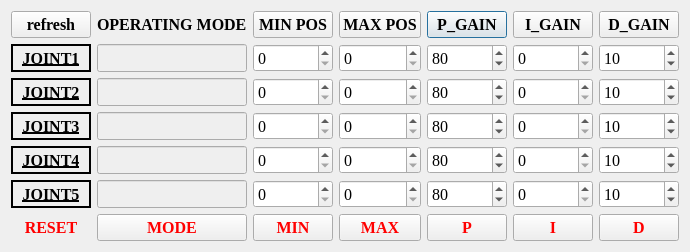
<?xml version="1.0" encoding="UTF-8"?>
<ui version="4.0">
 <class>SwitchModeDlg</class>
 <widget class="QDialog" name="SwitchModeDlg">
  <property name="geometry">
   <rect>
    <x>0</x>
    <y>0</y>
    <width>522</width>
    <height>192</height>
   </rect>
  </property>
  <property name="font">
   <font>
    <family>Times New Roman</family>
    <pointsize>12</pointsize>
    <weight>75</weight>
    <bold>true</bold>
   </font>
  </property>
  <property name="windowTitle">
   <string>Switch Mode</string>
  </property>
  <layout class="QGridLayout" name="gridLayout">
   <item row="4" column="0">
    <widget class="QLabel" name="label_5">
     <property name="sizePolicy">
      <sizepolicy hsizetype="Expanding" vsizetype="Expanding">
       <horstretch>0</horstretch>
       <verstretch>0</verstretch>
      </sizepolicy>
     </property>
     <property name="font">
      <font>
       <underline>true</underline>
      </font>
     </property>
     <property name="frameShape">
      <enum>QFrame::WinPanel</enum>
     </property>
     <property name="text">
      <string>JOINT4</string>
     </property>
     <property name="alignment">
      <set>Qt::AlignCenter</set>
     </property>
    </widget>
   </item>
   <item row="0" column="1">
    <widget class="QLabel" name="label_2">
     <property name="sizePolicy">
      <sizepolicy hsizetype="Expanding" vsizetype="Expanding">
       <horstretch>0</horstretch>
       <verstretch>0</verstretch>
      </sizepolicy>
     </property>
     <property name="text">
      <string>OPERATING MODE</string>
     </property>
    </widget>
   </item>
   <item row="5" column="0">
    <widget class="QLabel" name="label_6">
     <property name="sizePolicy">
      <sizepolicy hsizetype="Expanding" vsizetype="Expanding">
       <horstretch>0</horstretch>
       <verstretch>0</verstretch>
      </sizepolicy>
     </property>
     <property name="font">
      <font>
       <underline>true</underline>
      </font>
     </property>
     <property name="frameShape">
      <enum>QFrame::WinPanel</enum>
     </property>
     <property name="text">
      <string>JOINT5</string>
     </property>
     <property name="alignment">
      <set>Qt::AlignCenter</set>
     </property>
    </widget>
   </item>
   <item row="5" column="3">
    <widget class="QSpinBox" name="maxBox_5">
     <property name="sizePolicy">
      <sizepolicy hsizetype="Expanding" vsizetype="Expanding">
       <horstretch>0</horstretch>
       <verstretch>0</verstretch>
      </sizepolicy>
     </property>
     <property name="font">
      <font>
       <weight>50</weight>
       <bold>false</bold>
      </font>
     </property>
     <property name="maximum">
      <number>4095</number>
     </property>
    </widget>
   </item>
   <item row="2" column="5">
    <widget class="QSpinBox" name="iBox_2">
     <property name="sizePolicy">
      <sizepolicy hsizetype="Expanding" vsizetype="Expanding">
       <horstretch>0</horstretch>
       <verstretch>0</verstretch>
      </sizepolicy>
     </property>
     <property name="font">
      <font>
       <weight>50</weight>
       <bold>false</bold>
      </font>
     </property>
     <property name="maximum">
      <number>65536</number>
     </property>
    </widget>
   </item>
   <item row="1" column="1">
    <widget class="QLineEdit" name="lineEdit_mode1">
     <property name="enabled">
      <bool>false</bool>
     </property>
     <property name="sizePolicy">
      <sizepolicy hsizetype="Expanding" vsizetype="Expanding">
       <horstretch>0</horstretch>
       <verstretch>0</verstretch>
      </sizepolicy>
     </property>
     <property name="font">
      <font>
       <weight>50</weight>
       <bold>false</bold>
      </font>
     </property>
     <property name="readOnly">
      <bool>true</bool>
     </property>
    </widget>
   </item>
   <item row="2" column="2">
    <widget class="QSpinBox" name="minBox_2">
     <property name="sizePolicy">
      <sizepolicy hsizetype="Expanding" vsizetype="Expanding">
       <horstretch>0</horstretch>
       <verstretch>0</verstretch>
      </sizepolicy>
     </property>
     <property name="font">
      <font>
       <weight>50</weight>
       <bold>false</bold>
      </font>
     </property>
     <property name="maximum">
      <number>4095</number>
     </property>
    </widget>
   </item>
   <item row="2" column="3">
    <widget class="QSpinBox" name="maxBox_2">
     <property name="sizePolicy">
      <sizepolicy hsizetype="Expanding" vsizetype="Expanding">
       <horstretch>0</horstretch>
       <verstretch>0</verstretch>
      </sizepolicy>
     </property>
     <property name="font">
      <font>
       <weight>50</weight>
       <bold>false</bold>
      </font>
     </property>
     <property name="maximum">
      <number>4095</number>
     </property>
    </widget>
   </item>
   <item row="3" column="0">
    <widget class="QLabel" name="label_4">
     <property name="sizePolicy">
      <sizepolicy hsizetype="Expanding" vsizetype="Expanding">
       <horstretch>0</horstretch>
       <verstretch>0</verstretch>
      </sizepolicy>
     </property>
     <property name="font">
      <font>
       <underline>true</underline>
      </font>
     </property>
     <property name="frameShape">
      <enum>QFrame::WinPanel</enum>
     </property>
     <property name="text">
      <string>JOINT3</string>
     </property>
     <property name="alignment">
      <set>Qt::AlignCenter</set>
     </property>
    </widget>
   </item>
   <item row="3" column="3">
    <widget class="QSpinBox" name="maxBox_3">
     <property name="sizePolicy">
      <sizepolicy hsizetype="Expanding" vsizetype="Expanding">
       <horstretch>0</horstretch>
       <verstretch>0</verstretch>
      </sizepolicy>
     </property>
     <property name="font">
      <font>
       <weight>50</weight>
       <bold>false</bold>
      </font>
     </property>
     <property name="maximum">
      <number>4095</number>
     </property>
    </widget>
   </item>
   <item row="1" column="0">
    <widget class="QLabel" name="label">
     <property name="sizePolicy">
      <sizepolicy hsizetype="Expanding" vsizetype="Expanding">
       <horstretch>0</horstretch>
       <verstretch>0</verstretch>
      </sizepolicy>
     </property>
     <property name="font">
      <font>
       <underline>true</underline>
      </font>
     </property>
     <property name="frameShape">
      <enum>QFrame::WinPanel</enum>
     </property>
     <property name="text">
      <string>JOINT1</string>
     </property>
     <property name="alignment">
      <set>Qt::AlignCenter</set>
     </property>
    </widget>
   </item>
   <item row="5" column="2">
    <widget class="QSpinBox" name="minBox_5">
     <property name="sizePolicy">
      <sizepolicy hsizetype="Expanding" vsizetype="Expanding">
       <horstretch>0</horstretch>
       <verstretch>0</verstretch>
      </sizepolicy>
     </property>
     <property name="font">
      <font>
       <weight>50</weight>
       <bold>false</bold>
      </font>
     </property>
     <property name="maximum">
      <number>4095</number>
     </property>
    </widget>
   </item>
   <item row="3" column="1">
    <widget class="QLineEdit" name="lineEdit_mode3">
     <property name="enabled">
      <bool>false</bool>
     </property>
     <property name="sizePolicy">
      <sizepolicy hsizetype="Expanding" vsizetype="Expanding">
       <horstretch>0</horstretch>
       <verstretch>0</verstretch>
      </sizepolicy>
     </property>
     <property name="font">
      <font>
       <weight>50</weight>
       <bold>false</bold>
      </font>
     </property>
     <property name="readOnly">
      <bool>true</bool>
     </property>
    </widget>
   </item>
   <item row="4" column="1">
    <widget class="QLineEdit" name="lineEdit_mode4">
     <property name="enabled">
      <bool>false</bool>
     </property>
     <property name="sizePolicy">
      <sizepolicy hsizetype="Expanding" vsizetype="Expanding">
       <horstretch>0</horstretch>
       <verstretch>0</verstretch>
      </sizepolicy>
     </property>
     <property name="font">
      <font>
       <weight>50</weight>
       <bold>false</bold>
      </font>
     </property>
     <property name="readOnly">
      <bool>true</bool>
     </property>
    </widget>
   </item>
   <item row="2" column="0">
    <widget class="QLabel" name="label_3">
     <property name="sizePolicy">
      <sizepolicy hsizetype="Expanding" vsizetype="Expanding">
       <horstretch>0</horstretch>
       <verstretch>0</verstretch>
      </sizepolicy>
     </property>
     <property name="font">
      <font>
       <underline>true</underline>
      </font>
     </property>
     <property name="frameShape">
      <enum>QFrame::WinPanel</enum>
     </property>
     <property name="text">
      <string>JOINT2</string>
     </property>
     <property name="alignment">
      <set>Qt::AlignCenter</set>
     </property>
    </widget>
   </item>
   <item row="2" column="1">
    <widget class="QLineEdit" name="lineEdit_mode2">
     <property name="enabled">
      <bool>false</bool>
     </property>
     <property name="sizePolicy">
      <sizepolicy hsizetype="Expanding" vsizetype="Expanding">
       <horstretch>0</horstretch>
       <verstretch>0</verstretch>
      </sizepolicy>
     </property>
     <property name="font">
      <font>
       <weight>50</weight>
       <bold>false</bold>
      </font>
     </property>
     <property name="readOnly">
      <bool>true</bool>
     </property>
    </widget>
   </item>
   <item row="3" column="5">
    <widget class="QSpinBox" name="iBox_3">
     <property name="sizePolicy">
      <sizepolicy hsizetype="Expanding" vsizetype="Expanding">
       <horstretch>0</horstretch>
       <verstretch>0</verstretch>
      </sizepolicy>
     </property>
     <property name="font">
      <font>
       <weight>50</weight>
       <bold>false</bold>
      </font>
     </property>
     <property name="maximum">
      <number>65536</number>
     </property>
    </widget>
   </item>
   <item row="1" column="2">
    <widget class="QSpinBox" name="minBox_1">
     <property name="sizePolicy">
      <sizepolicy hsizetype="Expanding" vsizetype="Expanding">
       <horstretch>0</horstretch>
       <verstretch>0</verstretch>
      </sizepolicy>
     </property>
     <property name="font">
      <font>
       <weight>50</weight>
       <bold>false</bold>
      </font>
     </property>
     <property name="maximum">
      <number>4095</number>
     </property>
    </widget>
   </item>
   <item row="4" column="4">
    <widget class="QSpinBox" name="pBox_4">
     <property name="sizePolicy">
      <sizepolicy hsizetype="Expanding" vsizetype="Expanding">
       <horstretch>0</horstretch>
       <verstretch>0</verstretch>
      </sizepolicy>
     </property>
     <property name="font">
      <font>
       <weight>50</weight>
       <bold>false</bold>
      </font>
     </property>
     <property name="maximum">
      <number>999999999</number>
     </property>
     <property name="value">
      <number>80</number>
     </property>
    </widget>
   </item>
   <item row="3" column="4">
    <widget class="QSpinBox" name="pBox_3">
     <property name="sizePolicy">
      <sizepolicy hsizetype="Expanding" vsizetype="Expanding">
       <horstretch>0</horstretch>
       <verstretch>0</verstretch>
      </sizepolicy>
     </property>
     <property name="font">
      <font>
       <weight>50</weight>
       <bold>false</bold>
      </font>
     </property>
     <property name="maximum">
      <number>999999999</number>
     </property>
     <property name="value">
      <number>80</number>
     </property>
    </widget>
   </item>
   <item row="1" column="3">
    <widget class="QSpinBox" name="maxBox_1">
     <property name="sizePolicy">
      <sizepolicy hsizetype="Expanding" vsizetype="Expanding">
       <horstretch>0</horstretch>
       <verstretch>0</verstretch>
      </sizepolicy>
     </property>
     <property name="font">
      <font>
       <weight>50</weight>
       <bold>false</bold>
      </font>
     </property>
     <property name="maximum">
      <number>4095</number>
     </property>
    </widget>
   </item>
   <item row="0" column="4">
    <widget class="QPushButton" name="pBtn">
     <property name="sizePolicy">
      <sizepolicy hsizetype="Expanding" vsizetype="Expanding">
       <horstretch>0</horstretch>
       <verstretch>0</verstretch>
      </sizepolicy>
     </property>
     <property name="text">
      <string>P_GAIN</string>
     </property>
    </widget>
   </item>
   <item row="1" column="4">
    <widget class="QSpinBox" name="pBox_1">
     <property name="sizePolicy">
      <sizepolicy hsizetype="Expanding" vsizetype="Expanding">
       <horstretch>0</horstretch>
       <verstretch>0</verstretch>
      </sizepolicy>
     </property>
     <property name="font">
      <font>
       <weight>50</weight>
       <bold>false</bold>
      </font>
     </property>
     <property name="maximum">
      <number>999999999</number>
     </property>
     <property name="value">
      <number>80</number>
     </property>
    </widget>
   </item>
   <item row="4" column="5">
    <widget class="QSpinBox" name="iBox_4">
     <property name="sizePolicy">
      <sizepolicy hsizetype="Expanding" vsizetype="Expanding">
       <horstretch>0</horstretch>
       <verstretch>0</verstretch>
      </sizepolicy>
     </property>
     <property name="font">
      <font>
       <weight>50</weight>
       <bold>false</bold>
      </font>
     </property>
     <property name="maximum">
      <number>65536</number>
     </property>
    </widget>
   </item>
   <item row="2" column="6">
    <widget class="QSpinBox" name="dBox_2">
     <property name="sizePolicy">
      <sizepolicy hsizetype="Expanding" vsizetype="Expanding">
       <horstretch>0</horstretch>
       <verstretch>0</verstretch>
      </sizepolicy>
     </property>
     <property name="font">
      <font>
       <weight>50</weight>
       <bold>false</bold>
      </font>
     </property>
     <property name="maximum">
      <number>65536</number>
     </property>
     <property name="value">
      <number>10</number>
     </property>
    </widget>
   </item>
   <item row="0" column="0">
    <widget class="QPushButton" name="refreshBtn">
     <property name="sizePolicy">
      <sizepolicy hsizetype="Expanding" vsizetype="Expanding">
       <horstretch>0</horstretch>
       <verstretch>0</verstretch>
      </sizepolicy>
     </property>
     <property name="text">
      <string>refresh</string>
     </property>
     <property name="icon">
      <iconset resource="Resource.qrc">
       <normaloff>:/icons/refresh.ico</normaloff>:/icons/refresh.ico</iconset>
     </property>
    </widget>
   </item>
   <item row="0" column="5">
    <widget class="QPushButton" name="iBtn">
     <property name="sizePolicy">
      <sizepolicy hsizetype="Expanding" vsizetype="Expanding">
       <horstretch>0</horstretch>
       <verstretch>0</verstretch>
      </sizepolicy>
     </property>
     <property name="text">
      <string>I_GAIN</string>
     </property>
    </widget>
   </item>
   <item row="4" column="6">
    <widget class="QSpinBox" name="dBox_4">
     <property name="sizePolicy">
      <sizepolicy hsizetype="Expanding" vsizetype="Expanding">
       <horstretch>0</horstretch>
       <verstretch>0</verstretch>
      </sizepolicy>
     </property>
     <property name="font">
      <font>
       <weight>50</weight>
       <bold>false</bold>
      </font>
     </property>
     <property name="maximum">
      <number>65536</number>
     </property>
     <property name="value">
      <number>10</number>
     </property>
    </widget>
   </item>
   <item row="3" column="6">
    <widget class="QSpinBox" name="dBox_3">
     <property name="sizePolicy">
      <sizepolicy hsizetype="Expanding" vsizetype="Expanding">
       <horstretch>0</horstretch>
       <verstretch>0</verstretch>
      </sizepolicy>
     </property>
     <property name="font">
      <font>
       <weight>50</weight>
       <bold>false</bold>
      </font>
     </property>
     <property name="maximum">
      <number>65536</number>
     </property>
     <property name="value">
      <number>10</number>
     </property>
    </widget>
   </item>
   <item row="5" column="5">
    <widget class="QSpinBox" name="iBox_5">
     <property name="sizePolicy">
      <sizepolicy hsizetype="Expanding" vsizetype="Expanding">
       <horstretch>0</horstretch>
       <verstretch>0</verstretch>
      </sizepolicy>
     </property>
     <property name="font">
      <font>
       <weight>50</weight>
       <bold>false</bold>
      </font>
     </property>
     <property name="maximum">
      <number>65536</number>
     </property>
    </widget>
   </item>
   <item row="0" column="3">
    <widget class="QPushButton" name="maxBtn">
     <property name="sizePolicy">
      <sizepolicy hsizetype="Expanding" vsizetype="Expanding">
       <horstretch>0</horstretch>
       <verstretch>0</verstretch>
      </sizepolicy>
     </property>
     <property name="text">
      <string>MAX POS</string>
     </property>
    </widget>
   </item>
   <item row="5" column="1">
    <widget class="QLineEdit" name="lineEdit_mode5">
     <property name="enabled">
      <bool>false</bool>
     </property>
     <property name="sizePolicy">
      <sizepolicy hsizetype="Expanding" vsizetype="Expanding">
       <horstretch>0</horstretch>
       <verstretch>0</verstretch>
      </sizepolicy>
     </property>
     <property name="font">
      <font>
       <weight>50</weight>
       <bold>false</bold>
      </font>
     </property>
     <property name="readOnly">
      <bool>true</bool>
     </property>
    </widget>
   </item>
   <item row="2" column="4">
    <widget class="QSpinBox" name="pBox_2">
     <property name="sizePolicy">
      <sizepolicy hsizetype="Expanding" vsizetype="Expanding">
       <horstretch>0</horstretch>
       <verstretch>0</verstretch>
      </sizepolicy>
     </property>
     <property name="font">
      <font>
       <weight>50</weight>
       <bold>false</bold>
      </font>
     </property>
     <property name="maximum">
      <number>999999999</number>
     </property>
     <property name="value">
      <number>80</number>
     </property>
    </widget>
   </item>
   <item row="5" column="6">
    <widget class="QSpinBox" name="dBox_5">
     <property name="sizePolicy">
      <sizepolicy hsizetype="Expanding" vsizetype="Expanding">
       <horstretch>0</horstretch>
       <verstretch>0</verstretch>
      </sizepolicy>
     </property>
     <property name="font">
      <font>
       <weight>50</weight>
       <bold>false</bold>
      </font>
     </property>
     <property name="maximum">
      <number>65536</number>
     </property>
     <property name="value">
      <number>10</number>
     </property>
    </widget>
   </item>
   <item row="3" column="2">
    <widget class="QSpinBox" name="minBox_3">
     <property name="sizePolicy">
      <sizepolicy hsizetype="Expanding" vsizetype="Expanding">
       <horstretch>0</horstretch>
       <verstretch>0</verstretch>
      </sizepolicy>
     </property>
     <property name="font">
      <font>
       <weight>50</weight>
       <bold>false</bold>
      </font>
     </property>
     <property name="maximum">
      <number>4095</number>
     </property>
    </widget>
   </item>
   <item row="1" column="5">
    <widget class="QSpinBox" name="iBox_1">
     <property name="sizePolicy">
      <sizepolicy hsizetype="Expanding" vsizetype="Expanding">
       <horstretch>0</horstretch>
       <verstretch>0</verstretch>
      </sizepolicy>
     </property>
     <property name="font">
      <font>
       <weight>50</weight>
       <bold>false</bold>
      </font>
     </property>
     <property name="maximum">
      <number>65536</number>
     </property>
    </widget>
   </item>
   <item row="4" column="2">
    <widget class="QSpinBox" name="minBox_4">
     <property name="sizePolicy">
      <sizepolicy hsizetype="Expanding" vsizetype="Expanding">
       <horstretch>0</horstretch>
       <verstretch>0</verstretch>
      </sizepolicy>
     </property>
     <property name="font">
      <font>
       <weight>50</weight>
       <bold>false</bold>
      </font>
     </property>
     <property name="maximum">
      <number>4095</number>
     </property>
    </widget>
   </item>
   <item row="0" column="2">
    <widget class="QPushButton" name="minBtn">
     <property name="sizePolicy">
      <sizepolicy hsizetype="Expanding" vsizetype="Expanding">
       <horstretch>0</horstretch>
       <verstretch>0</verstretch>
      </sizepolicy>
     </property>
     <property name="text">
      <string>MIN POS</string>
     </property>
    </widget>
   </item>
   <item row="1" column="6">
    <widget class="QSpinBox" name="dBox_1">
     <property name="sizePolicy">
      <sizepolicy hsizetype="Expanding" vsizetype="Expanding">
       <horstretch>0</horstretch>
       <verstretch>0</verstretch>
      </sizepolicy>
     </property>
     <property name="font">
      <font>
       <weight>50</weight>
       <bold>false</bold>
      </font>
     </property>
     <property name="maximum">
      <number>65536</number>
     </property>
     <property name="value">
      <number>10</number>
     </property>
    </widget>
   </item>
   <item row="4" column="3">
    <widget class="QSpinBox" name="maxBox_4">
     <property name="sizePolicy">
      <sizepolicy hsizetype="Expanding" vsizetype="Expanding">
       <horstretch>0</horstretch>
       <verstretch>0</verstretch>
      </sizepolicy>
     </property>
     <property name="font">
      <font>
       <weight>50</weight>
       <bold>false</bold>
      </font>
     </property>
     <property name="maximum">
      <number>4095</number>
     </property>
    </widget>
   </item>
   <item row="5" column="4">
    <widget class="QSpinBox" name="pBox_5">
     <property name="sizePolicy">
      <sizepolicy hsizetype="Expanding" vsizetype="Expanding">
       <horstretch>0</horstretch>
       <verstretch>0</verstretch>
      </sizepolicy>
     </property>
     <property name="font">
      <font>
       <weight>50</weight>
       <bold>false</bold>
      </font>
     </property>
     <property name="maximum">
      <number>999999999</number>
     </property>
     <property name="value">
      <number>80</number>
     </property>
    </widget>
   </item>
   <item row="0" column="6">
    <widget class="QPushButton" name="dBtn">
     <property name="sizePolicy">
      <sizepolicy hsizetype="Expanding" vsizetype="Expanding">
       <horstretch>0</horstretch>
       <verstretch>0</verstretch>
      </sizepolicy>
     </property>
     <property name="text">
      <string>D_GAIN</string>
     </property>
    </widget>
   </item>
   <item row="6" column="1">
    <widget class="QPushButton" name="rmodeBtn">
     <property name="font">
      <font>
       <family>Times New Roman</family>
       <pointsize>12</pointsize>
       <weight>75</weight>
       <bold>true</bold>
      </font>
     </property>
     <property name="styleSheet">
      <string notr="true">color: red</string>
     </property>
     <property name="text">
      <string>MODE</string>
     </property>
    </widget>
   </item>
   <item row="6" column="2">
    <widget class="QPushButton" name="rminBtn">
     <property name="font">
      <font>
       <family>Times New Roman</family>
       <pointsize>12</pointsize>
       <weight>75</weight>
       <bold>true</bold>
      </font>
     </property>
     <property name="styleSheet">
      <string notr="true">color: red</string>
     </property>
     <property name="text">
      <string>MIN</string>
     </property>
    </widget>
   </item>
   <item row="6" column="3">
    <widget class="QPushButton" name="rmaxBtn">
     <property name="font">
      <font>
       <family>Times New Roman</family>
       <pointsize>12</pointsize>
       <weight>75</weight>
       <bold>true</bold>
      </font>
     </property>
     <property name="styleSheet">
      <string notr="true">color:red</string>
     </property>
     <property name="text">
      <string>MAX</string>
     </property>
    </widget>
   </item>
   <item row="6" column="4">
    <widget class="QPushButton" name="rpBtn">
     <property name="font">
      <font>
       <family>Times New Roman</family>
       <pointsize>12</pointsize>
       <weight>75</weight>
       <bold>true</bold>
      </font>
     </property>
     <property name="styleSheet">
      <string notr="true">color:red</string>
     </property>
     <property name="text">
      <string>P</string>
     </property>
    </widget>
   </item>
   <item row="6" column="5">
    <widget class="QPushButton" name="riBtn">
     <property name="font">
      <font>
       <family>Times New Roman</family>
       <pointsize>12</pointsize>
       <weight>75</weight>
       <bold>true</bold>
      </font>
     </property>
     <property name="styleSheet">
      <string notr="true">color:red</string>
     </property>
     <property name="text">
      <string>I</string>
     </property>
    </widget>
   </item>
   <item row="6" column="6">
    <widget class="QPushButton" name="rdBtn">
     <property name="font">
      <font>
       <family>Times New Roman</family>
       <pointsize>12</pointsize>
       <weight>75</weight>
       <bold>true</bold>
      </font>
     </property>
     <property name="styleSheet">
      <string notr="true">color:red</string>
     </property>
     <property name="text">
      <string>D</string>
     </property>
    </widget>
   </item>
   <item row="6" column="0">
    <widget class="QLabel" name="label_7">
     <property name="font">
      <font>
       <family>Times New Roman</family>
       <pointsize>12</pointsize>
       <weight>75</weight>
       <bold>true</bold>
      </font>
     </property>
     <property name="styleSheet">
      <string notr="true">color:red</string>
     </property>
     <property name="text">
      <string>RESET</string>
     </property>
     <property name="alignment">
      <set>Qt::AlignCenter</set>
     </property>
    </widget>
   </item>
  </layout>
 </widget>
 <layoutdefault spacing="6" margin="11"/>
 <resources>
  <include location="Resource.qrc"/>
 </resources>
 <connections/>
</ui>
